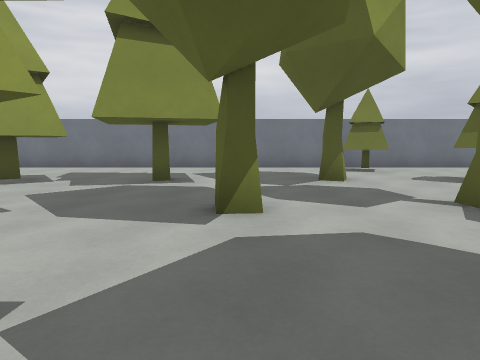
[1] (above)

21 first-person views from a walk through a Godot game level. The camera is 1.3 m above the floor, tilts 6° down and sees 70° across. The floor is counted in squares, 2 m on a side. Each view is taken from the middle of a square. On the plan, view 1 faces up. The plan holds only what a view shows up to about 10 squares ahead; the rest is blank. The place goes on beyond the plan. Surface patterns are stand-ins for the level's own textures.

[2]
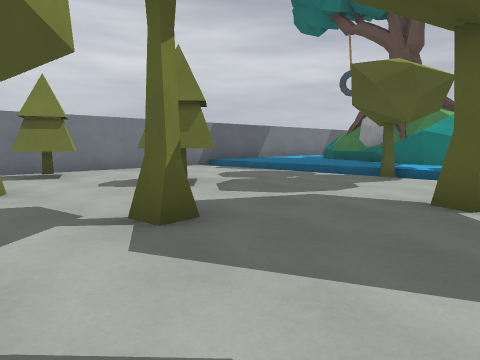

[3]
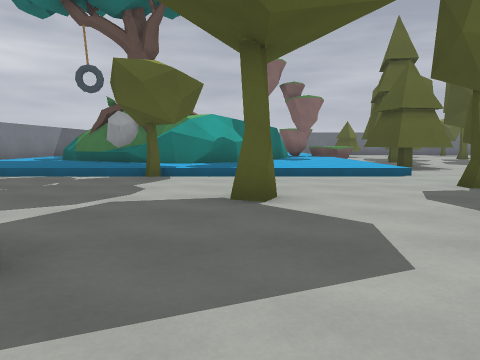

[4]
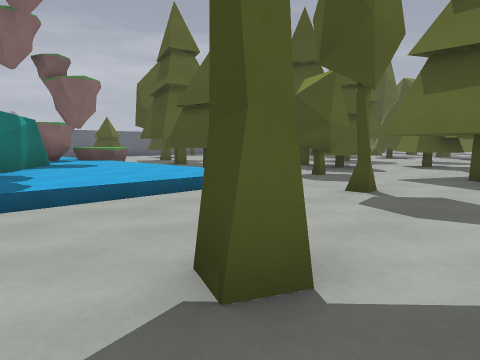

[5]
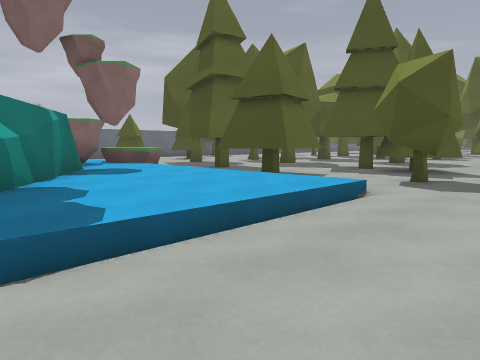

[6]
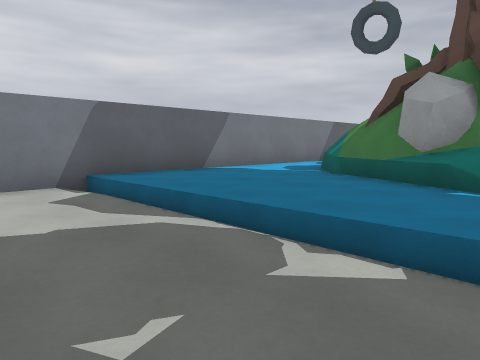

[7]
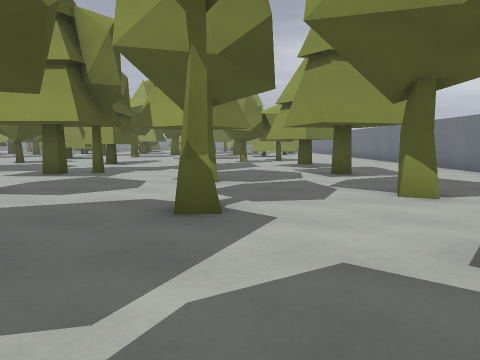

[8]
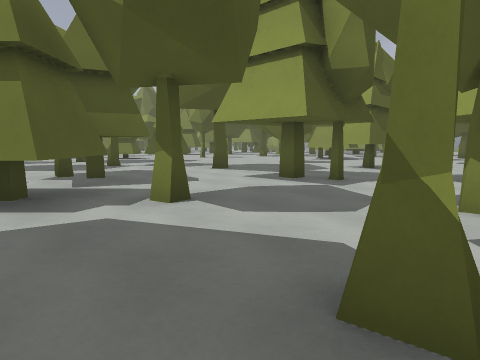

[9]
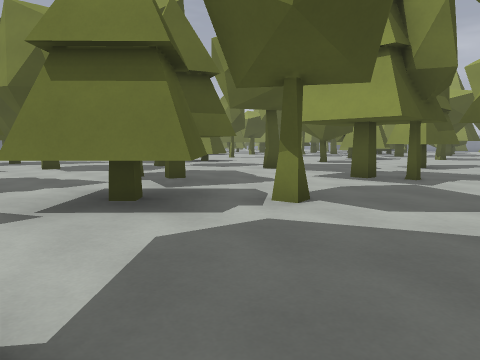

[10]
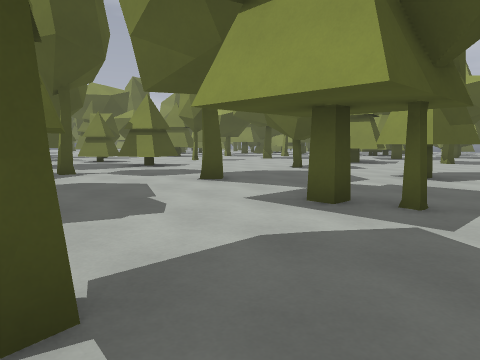

[11]
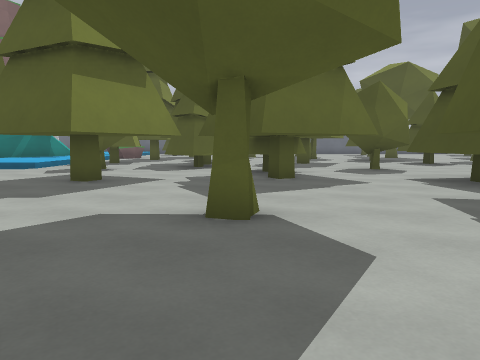

[12]
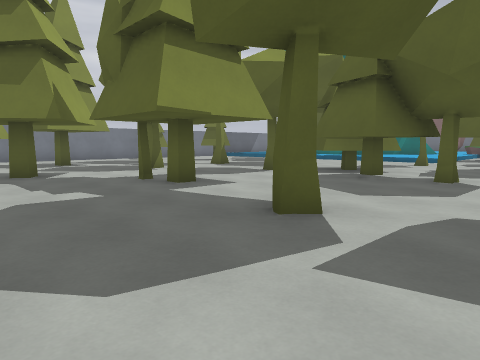

[13]
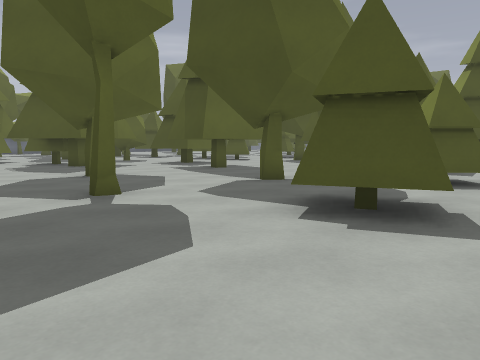

[14]
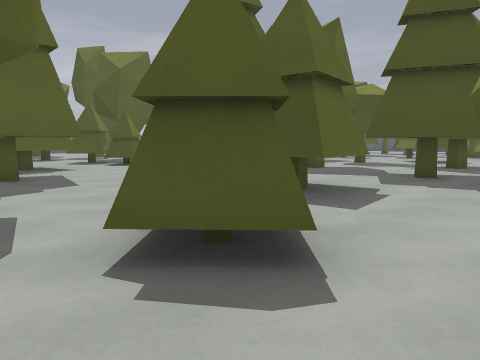

[15]
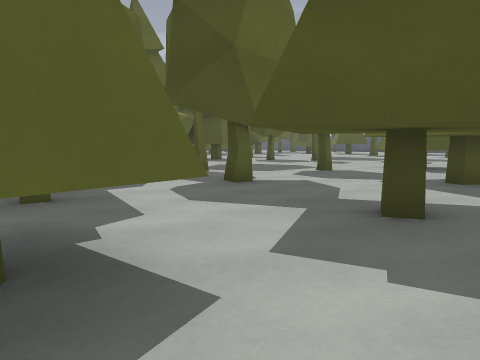

[16]
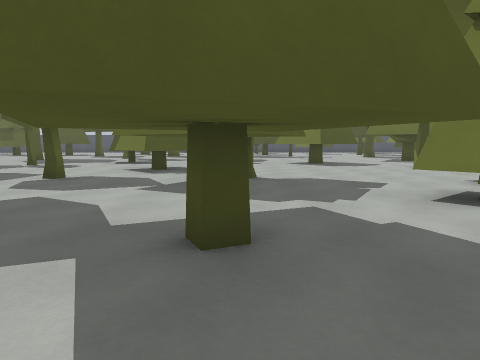

[17]
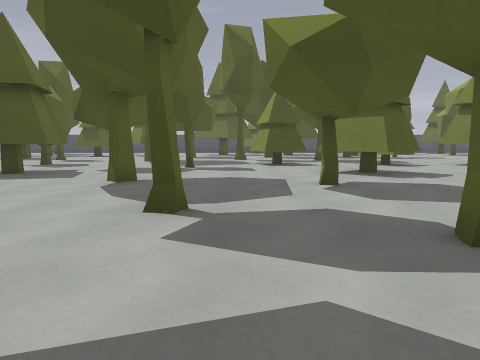

[18]
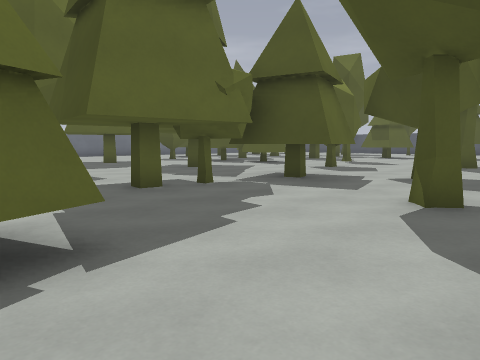

[19]
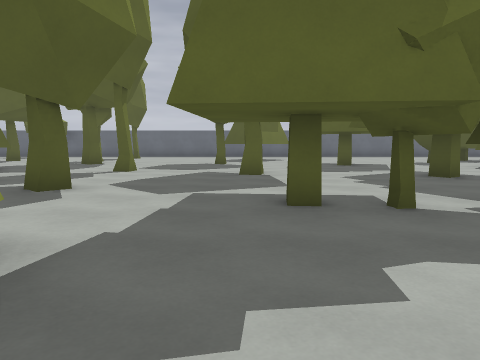

[20]
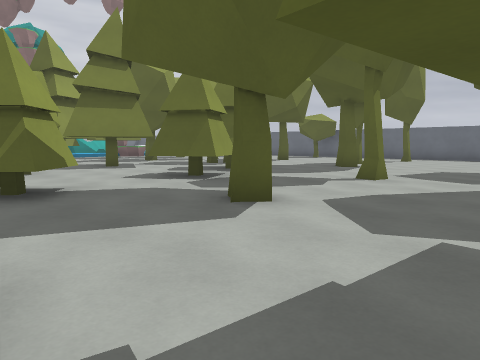

[21]
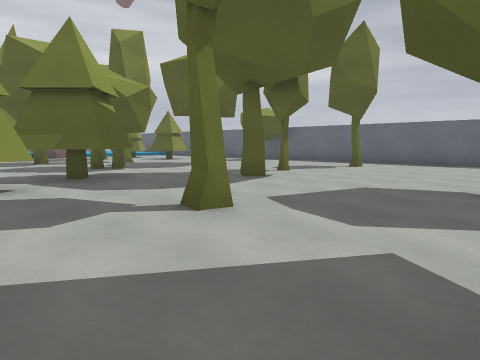

### Floor plan
Key: @ floor where view 1 was taken; # wall or solid block; . main floor; : floor 0.25 m higher than the main floor; / step, stairs or slope; = window, fence, low wall or low ledge; ^ raised ledge; T thing the floor can be seen under or through.
Columns run from 5 left of view 1 to 22 right of it. Each row starts with its distance up from view 1.
 10 #####################
  9 ........#..../::::::
  8 ........#..../::::
  7 ............./:::#
  6  ##.#..#.##../::##^
  5  #...........///##
  4  ....#..#....#:==^
  3  .#...........:=#
  2 ..........#...::=#
  1 ...#...#......:::##=
  0 #...#@..T.....::::=##
 -1 #.....TTTT....::::::#
 -2 ......TTT..#...##   ^
 -3 ...#...T..#..#.##.##
 -4 .........###..... #
 -5 .........###..#..
 -6 .....#.......###.
 -7 .##....#..###...
 -8    .......###..  ..
 -9 ....#.....# ....#..
-10 .##....##....#.....#.
-11 .. ....###^..#........
-12 ...  ....# ......##....
-13  ..^    ..  ...###......
-14  ..#.#      #..#....#.#.#
-15  .#..  .    ..............
-16 .## .....  ...#..#.........#
-17 ..# .#....##...............#
-18 ..#.....#........... ...
-19 ..##............#...
-20 .###................
-21 ... ..#..#..##.....
-22 ....#......###......
-23 ...###......# ..#...
-24 ..........#.........
-25  .............   ...

Positions as (right, up) in squares from view 1, and headings:
1: (0, 0), facing up
2: (1, 1), facing up-right
3: (1, 2), facing right
4: (4, 3), facing down-right
5: (6, 3), facing down-right
6: (6, 4), facing up-right
7: (6, 4), facing left
8: (4, 4), facing down-left
9: (5, 3), facing down-left
10: (2, 2), facing down-left
11: (-1, -7), facing right
12: (-5, -5), facing up-right
13: (-5, -4), facing down-right
14: (-5, -9), facing down-right
15: (-4, -13), facing down-right
16: (-3, -14), facing down
17: (2, -15), facing down
18: (3, -17), facing down-right
19: (4, -19), facing right
20: (6, -19), facing up-right
21: (10, -19), facing up-right
